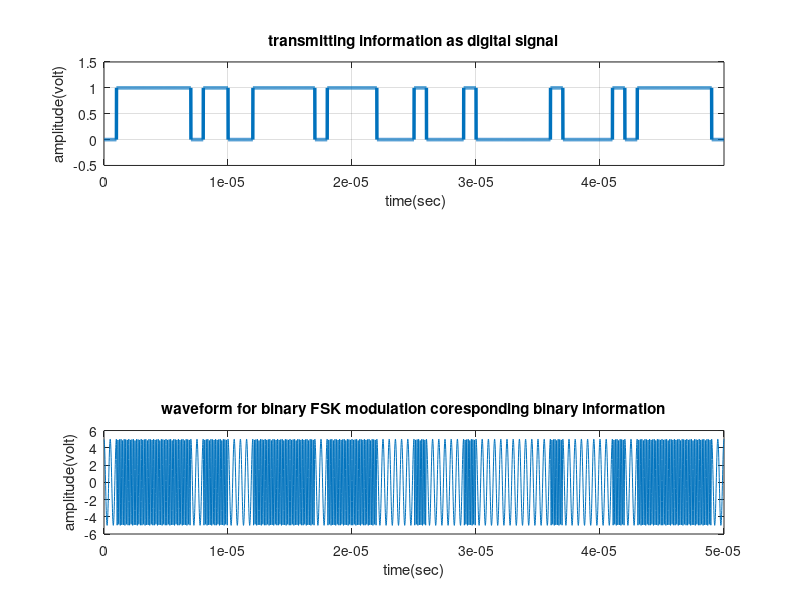
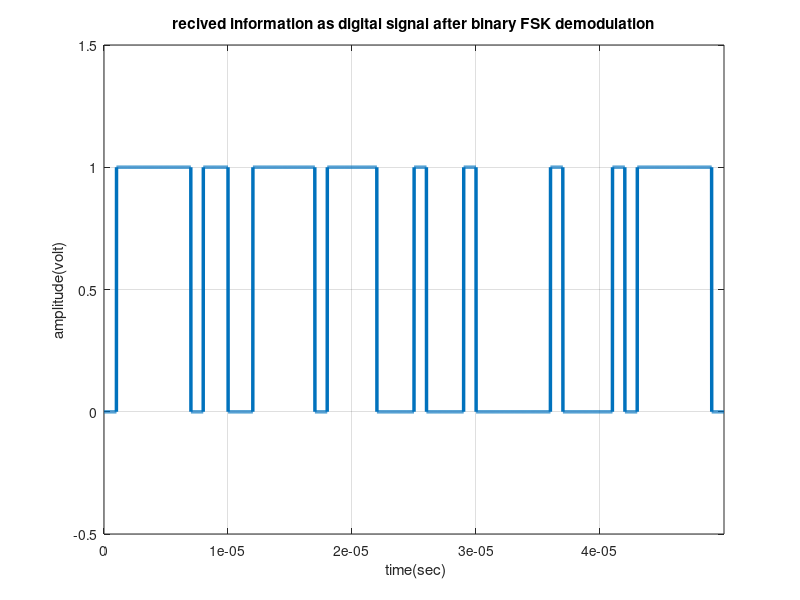

Write the MATLAB code that produced these figures, in order.
%https://www.mathworks.com/matlabcentral/fileexchange/44821-matlab-code-for-fsk-modulation-and-demodulation?focused=3805505&tab=function

clc;
clear all;
close all;
flag=[0 1 1 1 1 1 1 0];
address=[1 1];
control=[0 0 1 1 1 1 1 0];
PID=[1 1 1 1 0 0 0];
FCS=[1 0 0 0 1 0 0 0 0 0 0 1 0 0 0 0 1];
x=[flag, address, control, PID, FCS, flag];%>>>>>>>>> MATLAB code for binary FSK modulation and de-modulation >>>>>>>%
                                    % Binary Information
bp=.000001;                                                    % bit period
disp(' Binary information at Trans mitter :');
disp(x);
%XX representation of transmitting binary information as digital signal XXX
bit=[]; 
for n=1:1:length(x)
    if x(n)==1;
       se=ones(1,100);
    else x(n)==0;
        se=zeros(1,100);
    end
     bit=[bit se];
end
t1=bp/100:bp/100:100*length(x)*(bp/100);
subplot(3,1,1);
plot(t1,bit,'lineWidth',2.5);grid on;
axis([ 0 bp*length(x) -.5 1.5]);
ylabel('amplitude(volt)');
xlabel(' time(sec)');
title('transmitting information as digital signal');

%XXXXXXXXXXXXX NRZI XXXXXXXXXXXXXXXXXXXXXXXXXX%

function y = NRZI(ibs,rb)

% ibs = [0,1,0,0,1,1,1,0];
% rb = 1e6;

t = 0:1/(rb*1000):length(ibs)/rb;
y = []; %Dynamic memory allocation is very dangerous, do not make this a habit

%% This assumes that we are using NRZM implemented into NRZI. If needed to readapt as
%% NRZ-S, then change the flow control for ibs(i) from 0 to 1
%% Perhaps this should be part of the function call?

prev = 0;
for i = 1:length(ibs)
    if ibs(i) == 0
        for j = 1:length(t)/(length(ibs))
            y = [y,prev];
        end
    else
        for j = 1:length(t)/(2*length(ibs))
            y = [y,prev];
        end
        prev = bitxor(1,prev);
        for j = 1:length(t)/(2*length(ibs))
            y = [y,prev];
        end
    end
end

end

%XXXXXXXXXXXXXXXXXXXXXXX Binary-FSK modulation XXXXXXXXXXXXXXXXXXXXXXXXXXX%
A=5;                                          % Amplitude of carrier signal
br=1/bp;                                                         % bit rate
f1=br*8;                           % carrier frequency for information as 1
f2=br*2;                           % carrier frequency for information as 0
t2=bp/99:bp/99:bp;                 
ss=length(t2);
m=[];
for i=1:1:length(x)
    if (x(i)==1)
        y=A*cos(2*pi*f1*t2);
    else
        y=A*cos(2*pi*f2*t2);
    end
    m=[m y];
end
t3=bp/99:bp/99:bp*length(x);
subplot(3,1,3);
plot(t3,m);
xlabel('time(sec)');
ylabel('amplitude(volt)');
title('waveform for binary FSK modulation coresponding binary information');

%XXXXXXXXXXXXXXXXXXXXXXX AWGN Simulation XXXXXXXXXXXXXXXXXXXXXXXXXXX%

function awgnsig = addnoise(input)
awgnsig = zeros(1,length(input));
for i = 1:length(input)
    awgnsig(i) = input(i) + randn;
end
end

%XXXXXXXXXXXXXXXXXXXX Binary FSK demodulation XXXXXXXXXXXXXXXXXXXXXXXXXXXXX
mn=[];
for n=ss:ss:length(m)
  t=bp/99:bp/99:bp;
  y1=cos(2*pi*f1*t);                    % carrier siignal for information 1
  y2=cos(2*pi*f2*t);                    % carrier siignal for information 0
  mm=y1.*m((n-(ss-1)):n);
  mmm=y2.*m((n-(ss-1)):n);
  t4=bp/99:bp/99:bp;
  z1=trapz(t4,mm)                                             % intregation 
  z2=trapz(t4,mmm)                                            % intregation 
  zz1=round(2*z1/bp)
  zz2= round(2*z2/bp)
  if(zz1>A/2)      % logic lavel= (0+A)/2 or (A+0)/2 or 2.5 ( in this case)
    a=1;
  else(zz2>A/2)
    a=0;
  end
  mn=[mn a];
end
disp(' Binary information at Reciver :');
disp(mn);
%XXXXX Representation of binary information as digital signal which achived 
%after demodulation XXXXXXXXXXXXXXXXXXXXXXXXXXXXXXXXXXXXXXXXXXXXXXXXXXXXXXX
bit=[];
for n=1:length(mn);
    if mn(n)==1;
       se=ones(1,100);
    else mn(n)==0;
        se=zeros(1,100);
    end
     bit=[bit se];
end
t4=bp/100:bp/100:100*length(mn)*(bp/100);
figure;
%subplot(3,1,3)
plot(t4,bit,'LineWidth',2.5);grid on;
axis([ 0 bp*length(mn) -.5 1.5]);
ylabel('amplitude(volt)');
xlabel(' time(sec)');
title('recived information as digital signal after binary FSK demodulation');
%>>>>>>>>>>>>>>>>>>>>>>>>>> end of program >>>>>>>>>>>>>>>>>>>>>>>>>>>>>>%